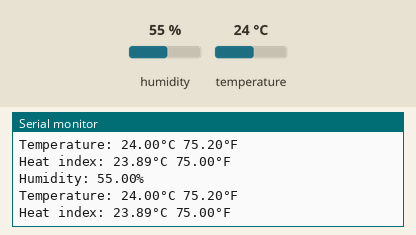
Simulated run of this sketch. Board: Arduino Uno, built with avr-gcc and run on an emulated ATmega328P. Shown: the last lines printed to the serial monitor. Inputs (shaded band) come from the test bench; at power-on: humidity 55 %, temperature 24 °C.

Above: at 10.8 s.
10.9 s: humidity set to 22 %
At 16.1 s:
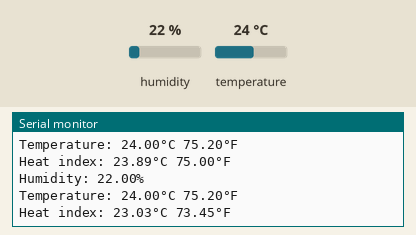
18.4 s: temperature set to 12 °C
At 21.5 s:
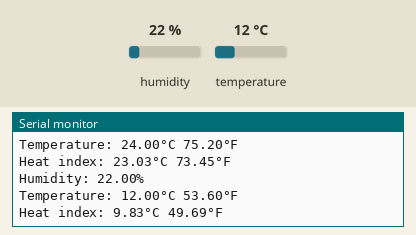
25.9 s: humidity set to 40 %
At 30.9 s:
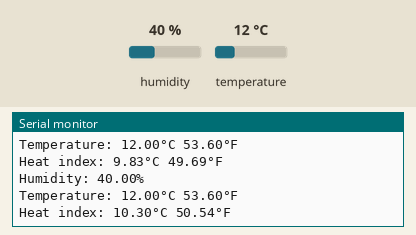
Timing chart, 0 to 32.4 s (numbered marks = the images above; inputs shaded):
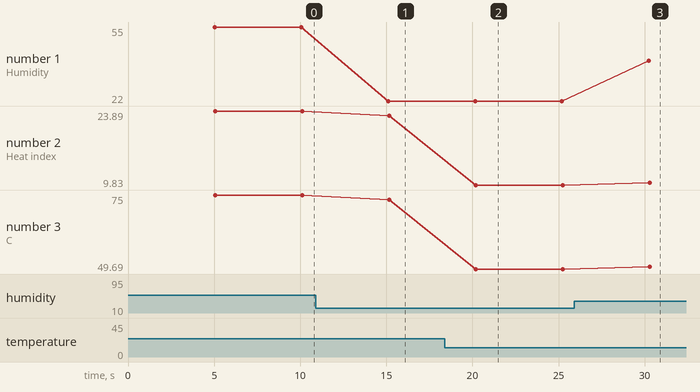

The sketch:

TempHumidity.ino
```cpp
#include "DHT.h"

#define DHT_PIN 0
#define DHT_TYPE DHT11

DHT dht(DHT_PIN, DHT_TYPE);

void setup() {
  Serial.begin(9600);
  dht.begin();          // Begin reading from the DHT11
}

void loop() {
  delay(5000);  // Wait 5 seconds between measurements.

  // Reading temperature or humidity takes about 250 milliseconds!
  // Sensor readings may also be up to 2 seconds 'old' (its a very slow sensor)
  float h = dht.readHumidity();
  float t = dht.readTemperature();      // Read temperature as Celsius (the default)
  float f = dht.readTemperature(true);  // Read temperature as Fahrenheit (isFahrenheit = true)

  // Check if any reads failed and exit early (to try again).
  if (isnan(h) || isnan(t) || isnan(f)) {
    Serial.println(F("[ERROR] Failed to read from DHT sensor."));
    return;
  }

  Serial.print(F("Humidity: "));    // F(string) uses FLASH memory, freeing up dynamic RAM
  Serial.print(h);
  Serial.println("%");

  Serial.print(F("Temperature: "));
  Serial.print(t);
  Serial.print(F("°C "));
  Serial.print(f);
  Serial.println(F("°F"));

  float hif = dht.computeHeatIndex(f, h);           // Compute heat index in Fahrenheit (the default)
  float hic = dht.computeHeatIndex(t, h, false);    // Compute heat index in Celsius (isFahreheit = false)

  Serial.print(F("Heat index: "));
  Serial.print(hic);
  Serial.print(F("°C "));
  Serial.print(hif);
  Serial.println(F("°F"));

  Serial.println();
}
```

Measured:
- after the input at 10.9 s, the serial monitor: prints a new line after 4.2 s (image 1)
- after the input at 18.4 s, the serial monitor: prints a new line after 1.8 s (image 2)
- after the input at 25.9 s, the serial monitor: prints a new line after 4.3 s (image 3)
- plotted number 1: 55 → 22 after the input at 10.9 s, 22 → 40 after the input at 25.9 s
- plotted number 2: 23.89 → 23.03 after the input at 10.9 s, 23.03 → 9.83 after the input at 18.4 s, 9.83 → 10.3 after the input at 25.9 s
- plotted number 3: 75 → 73.45 after the input at 10.9 s, 73.45 → 49.69 after the input at 18.4 s, 49.69 → 50.54 after the input at 25.9 s
